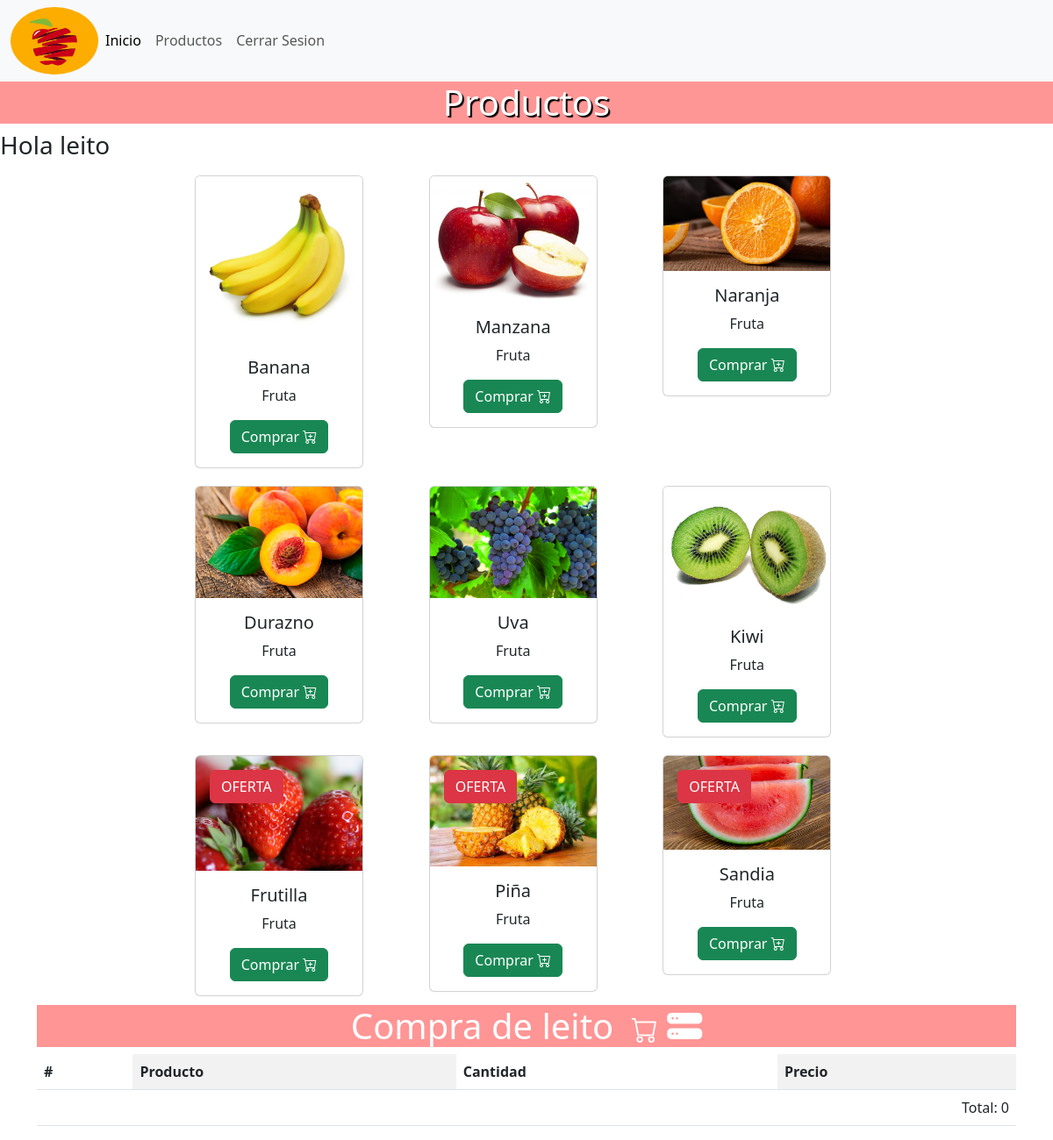
The app's page /tienda/ (signed in) with its own data.
### productos/models.py (models this page shows, shortened)
class Producto(models.Model):
    nombre = models.CharField(max_length=100)
    precio = models.FloatField()
    imagen = models.ImageField(upload_to='productos')
    categoria = models.ForeignKey(Categoria, on_delete=models.CASCADE)
    oferta = models.BooleanField(default=False)
    created = models.DateField(auto_now_add=True)
    class Meta:
        verbose_name= 'producto'
        verbose_name_plural = 'productos'

class Categoria(models.Model):
    nombre = models.CharField(max_length=50)
    created = models.DateField(auto_now_add=True)
    class Meta:
        verbose_name= 'categoria'
        verbose_name_plural = 'categorias'
    def __str__(self):
        return self.nombre

### tienda/views.py (the view)
# urls.py: path('tienda/', include('tienda.urls')),
def tienda(request):
    productos = Producto.objects.all()
    carro = Carro(request)
    total = carro.obtener_total()
    if request.method == 'GET':
        return render(request, 'tienda.html',{
            'productos':productos,
            'total':total
        })

### carrito/carrito.py (called while the page is built)
    def obtener_total(self):
        total = 0
        for key in self.carro.keys():
            total += self.carro[key]['precio']
        return total

### tienda/templates/tienda.html (shortened to what this page needs)
{% extends 'base.html' %}
{% block content %}
    <h1 class="productos h1-shadow">Productos</h1>
    <h3>Hola {{user.username}}</h3>
    <div class="container">
        <div class="row" style="max-width: 800px; margin: 0 auto;">
            {% for producto in productos %}
            <div class="col-4">
                <div class="card text-center card-fruta" style="width: 12rem;">
                    <img src="{{producto.imagen.url}}" class="card-img-top" alt="imagen de producto">
                    <div class="card-body">
                    <h5 class="card-title">{{producto.nombre}}</h5>
                    <p class="card-text">{{producto.categoria}} </p>
                    <a href="{% url 'tienda:agregar-producto' producto.id %}" class="btn btn-success">Comprar
                        <i class="bi bi-cart-plus"></i>
                    </a>
                    {% if producto.oferta == True %}
                        <button class="btn btn-danger position-absolute top-0 start-0 m-3">OFERTA</button>
                    {% endif %}
                    </div>
                </div>
            </div>
            {% endfor %}
        </div>
    </div>
    {% include 'widget-carrito.html' %}
{% endblock %}

### carrito/templates/widget-carrito.html (shortened to what this page needs)
<div class="container">
    <h1>Compra de {{user.username}}  <i class="bi bi-cart carrito"></i>  <i class="bi bi-hdd-stack-fill"></i> </h1>
    <table class="table table-striped-columns tablaconfig">
        <thead>
            <tr>
                <th>#</th>
                <th>Producto</th>
                <th>Cantidad</th>
                <th>Precio</th>
            </tr>
        </thead>
        <tbody>
            <tr class="text-end">
                <td colspan="4">Total: {{total}} </td>
            </tr>
        </tbody>
    </table>
</div>

### base/static/css/style.css (style rules this page uses)
h1 { background-color: rgb(255, 149, 149); color: white; text-align: center; }
.productos { background-color: rgb(255, 150, 150); }
.carrito { text-align: end; background-color: rgb(255, 149, 149); font-size: 30px; margin-left: 10px; }
.card-fruta { margin: 10px; }
.h1-shadow { text-shadow: 2px 2px 1px black; }

### records on screen
Producto: imagen (picture), nombre "Banana", categoria "Fruta"
Producto: imagen (picture), nombre "Manzana", categoria "Fruta"
Producto: imagen (picture), nombre "Naranja", categoria "Fruta"
Producto: imagen (picture), nombre "Durazno", categoria "Fruta"
Producto: imagen (picture), nombre "Uva", categoria "Fruta"
Producto: imagen (picture), nombre "Kiwi", categoria "Fruta"
Producto: imagen (picture), nombre "Frutilla", categoria "Fruta", oferta "OFERTA"
Producto: imagen (picture), nombre "Piña", categoria "Fruta", oferta "OFERTA"
Producto: nombre "Sandia", categoria "Fruta", oferta "OFERTA"

### other values on screen
{{ user.username }} "leito"
{{ total }} "0"
